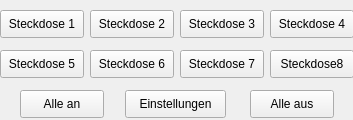
<?xml version="1.0" encoding="UTF-8"?>
<ui version="4.0">
 <class>MainWindow</class>
 <widget class="QMainWindow" name="MainWindow">
  <property name="geometry">
   <rect>
    <x>0</x>
    <y>0</y>
    <width>353</width>
    <height>120</height>
   </rect>
  </property>
  <property name="windowTitle">
   <string>MainWindow</string>
  </property>
  <widget class="QWidget" name="centralwidget">
   <widget class="QPushButton" name="btn_st1">
    <property name="geometry">
     <rect>
      <x>0</x>
      <y>10</y>
      <width>84</width>
      <height>28</height>
     </rect>
    </property>
    <property name="text">
     <string>Steckdose 1</string>
    </property>
   </widget>
   <widget class="QPushButton" name="btn_st2">
    <property name="geometry">
     <rect>
      <x>90</x>
      <y>10</y>
      <width>84</width>
      <height>28</height>
     </rect>
    </property>
    <property name="text">
     <string>Steckdose 2</string>
    </property>
   </widget>
   <widget class="QPushButton" name="btn_st3">
    <property name="geometry">
     <rect>
      <x>180</x>
      <y>10</y>
      <width>84</width>
      <height>28</height>
     </rect>
    </property>
    <property name="text">
     <string>Steckdose 3</string>
    </property>
   </widget>
   <widget class="QPushButton" name="btn_st4">
    <property name="geometry">
     <rect>
      <x>270</x>
      <y>10</y>
      <width>84</width>
      <height>28</height>
     </rect>
    </property>
    <property name="text">
     <string>Steckdose 4</string>
    </property>
   </widget>
   <widget class="QPushButton" name="btn_alle_an">
    <property name="geometry">
     <rect>
      <x>20</x>
      <y>90</y>
      <width>84</width>
      <height>28</height>
     </rect>
    </property>
    <property name="text">
     <string>Alle an</string>
    </property>
   </widget>
   <widget class="QPushButton" name="btn_st5">
    <property name="geometry">
     <rect>
      <x>0</x>
      <y>50</y>
      <width>84</width>
      <height>28</height>
     </rect>
    </property>
    <property name="text">
     <string>Steckdose 5</string>
    </property>
   </widget>
   <widget class="QPushButton" name="btn_st6">
    <property name="geometry">
     <rect>
      <x>90</x>
      <y>50</y>
      <width>84</width>
      <height>28</height>
     </rect>
    </property>
    <property name="text">
     <string>Steckdose 6</string>
    </property>
   </widget>
   <widget class="QPushButton" name="btn_st7">
    <property name="geometry">
     <rect>
      <x>180</x>
      <y>50</y>
      <width>84</width>
      <height>28</height>
     </rect>
    </property>
    <property name="text">
     <string>Steckdose 7</string>
    </property>
   </widget>
   <widget class="QPushButton" name="btn_st8">
    <property name="geometry">
     <rect>
      <x>270</x>
      <y>50</y>
      <width>84</width>
      <height>28</height>
     </rect>
    </property>
    <property name="text">
     <string>Steckdose8</string>
    </property>
   </widget>
   <widget class="QPushButton" name="btn_alle_aus">
    <property name="geometry">
     <rect>
      <x>250</x>
      <y>90</y>
      <width>84</width>
      <height>28</height>
     </rect>
    </property>
    <property name="text">
     <string>Alle aus</string>
    </property>
   </widget>
   <widget class="QPushButton" name="btn_einstellungen">
    <property name="geometry">
     <rect>
      <x>125</x>
      <y>90</y>
      <width>101</width>
      <height>28</height>
     </rect>
    </property>
    <property name="text">
     <string>Einstellungen</string>
    </property>
   </widget>
  </widget>
 </widget>
 <resources/>
 <connections>
  <connection>
   <sender>btn_einstellungen</sender>
   <signal>clicked()</signal>
   <receiver>centralwidget</receiver>
   <slot>showFullScreen()</slot>
   <hints>
    <hint type="sourcelabel">
     <x>221</x>
     <y>103</y>
    </hint>
    <hint type="destinationlabel">
     <x>222</x>
     <y>59</y>
    </hint>
   </hints>
  </connection>
 </connections>
</ui>
